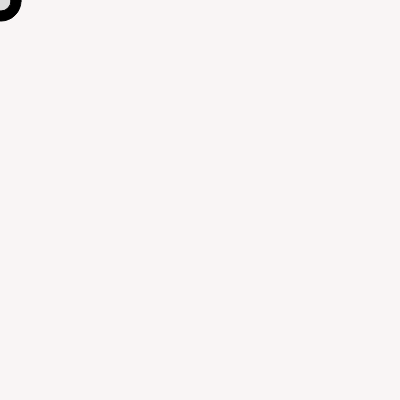
Frame 1 (no input)
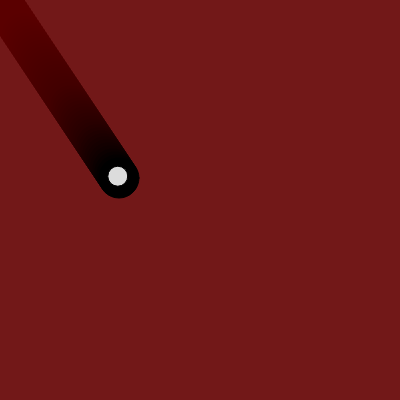
Frame 60 (no input)
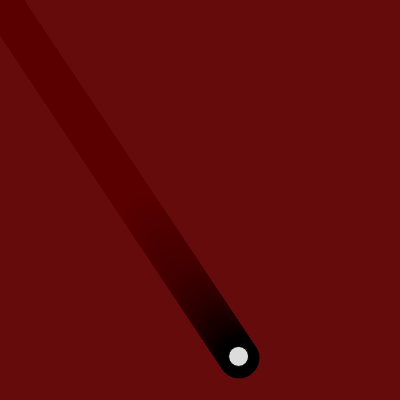
Frame 120 (the mouse pressed at the canvas centre since frame 60)

The p5.js sketch that drew these frames (run headless with seeded random() and noise() and a simulated clock; from frame 60 on, the mouse is pressed at the canvas centre):

// p5.js sketch
// ── sketch.js
let x, y;
let pacex = 2;
let pacey = 3;
let r = 40;
let rpace = 5;
let bgcl = 100;
let bgcl_pc = 3;

let bgx, bgy;
let bgypc = 2;
let bgr = 10;

function setup() {
  createCanvas(400, 400);
  x = 1
  y = 1
  bgx = 100
  bgy = 0
}

function draw() {
  background(bgcl,0,0,10);
  fill(0);
  circle(x, y, r);
  fill(220)
  circle(x + 0.01 * (mouseX - x), y + 0.01*(mouseY - y), r-20);
  fill(208, 0, 0)
  circle(x + 0.05 * (mouseX-x), y + 0.05*(mouseY - y), r-40)
  x += pacex;
  y += pacey;
  if(x < 0 || x > width){
    pacex = -pacex
    r += rpace
    bgcl += bgcl_pc
  }
  if(y < 0 || y > height){
    pacey = -pacey
    bgcl += bgcl_pc
    r += rpace
  }
  if(r > 300){
    rpace = -rpace
  }
  if(bgcl>110){
    noStroke()
    fill('rgba(0,0,0,15)')
    circle(bgx, bgy, bgr)
    bgy += bgypc;
    
    if(bgy>height){
      bgypc = random(2, 10)
      bgr = random(10,50)
      bgx = random(100, width-100)
      bgy = 0
      
  }
  }
  if(bgcl > 200){
    bgcl_pc = -bgcl_pc
  }
}
